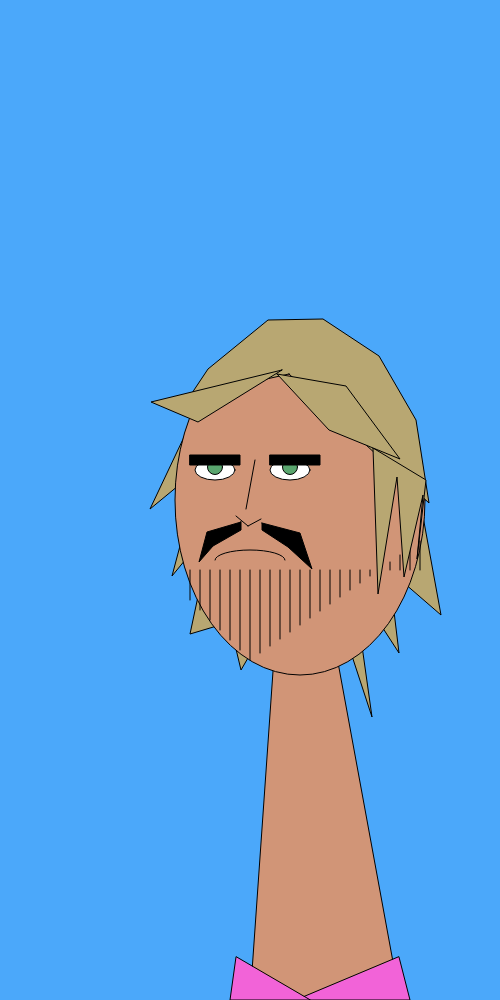
Frame 1 (no input)
Frame 60 (no input): identical to frame 1, image omitted
Frame 120 (the mouse pressed at the canvas centre since frame 60): identical to frame 1, image omitted

The p5.js sketch that drew this single still picture (run headless with seeded random() and noise() and a simulated clock; from frame 60 on, the mouse is pressed at the canvas centre):

// p5.js sketch
// ── sketch.js

function setup() {

  createCanvas(500, 1000);
}

function draw() {
  background(75, 168, 250)
  hairback() // I had to make multiple layers for the hair 
  head()
  face()
  facehair()
  beardlines()
  hairfront()
  shirt()
  happy()
}
//bit of the example grid I cannibalized
function XY (){
 fill(0); 
  textSize(14);//changes the font size
  text(mouseX,400,300);//displays the x coordinate
  text(mouseY,20,300);//displays the y coordinate
  }

function head (){
    fill (209, 149, 119)
  beginShape ()
  vertex (337, 657)
  vertex (274, 657)
  vertex (250, 1000)
  vertex (400, 1000)
  endShape (CLOSE)
  
  fill (209, 149, 119)
  ellipse (300, 500, 250, 350)  
}

function face (){
  fill (255)
  ellipse (215, 470, 40, 20)
  
  fill (255)
  ellipse (290, 470, 40, 20)
  //above are the eyeballs, below are the pupils
  fill (90, 166, 111)
  ellipse (215, 467, 15, 15)
  
  fill (90, 166, 111)
  ellipse (290, 467, 15, 15)
 
  line (255, 460, 246, 509)
  
  beginShape(LINES)
  vertex (236, 516)
  vertex (248, 526)
  vertex (248, 526)
  vertex (261, 519)
  endShape ()
}

function facehair(){
  fill (0)
  beginShape ()
  vertex (262, 523)
  vertex (300, 533)
  vertex (312, 569)
  vertex (288, 547)
  vertex (262, 530)
  endShape (CLOSE)
  
  fill (0)
  beginShape()
  vertex (241, 522)
  vertex (241, 530)
  vertex (213, 546)
  vertex (199, 562)
  vertex (207, 532)
  endShape (CLOSE)
  
  fill (0)
  rect (190, 455, 50, 10)
  
  fill (0)
  rect (270, 455, 50, 10)
}

function beardlines (){
  var x = 190;
  var y = 600
  while (x < 430){
    line (x, 570, x, y)
    x = x + 10;
    if (x < 255){
    y = y + 10;
    }else{
      y = y - 7
    }
    }  
}

function hairfront(){
  
  fill (184, 167, 114)
  beginShape ()
  vertex (289, 374)
  vertex (190, 396)
  vertex (208, 369)
  vertex (268, 320)
  vertex (323, 319)
  vertex (379, 356)
  vertex (379, 356)
  vertex (416, 420)
  vertex (429, 503)
  endShape (CLOSE)
  
  fill (184, 167, 114)
  beginShape ()
  vertex (373, 448)
  vertex (378, 594)
  vertex (397, 477)
  vertex (404, 577)
  vertex (423, 495)
  vertex (417, 559)
  vertex (426, 480)
  endShape (CLOSE)
  
  fill (184, 167, 114)
  beginShape()
  vertex (277, 374)
  vertex (329, 430)
  vertex (400, 459)
  vertex (346, 386)
  endShape (CLOSE)
  
  fill (184, 167, 114)
  beginShape ()
  vertex (282, 370)
  vertex (198, 422)
  vertex (151, 402)
  vertex (200, 390)
  endShape (CLOSE)
  
}

function hairback (){
  fill (184, 167, 114)
  beginShape ()
  vertex (185, 435)
  vertex (150, 509)
  vertex (201, 467)
  vertex (172, 576)
  vertex (213, 526)
  vertex (190, 634)
  vertex (277, 608)
  vertex (241, 670)
  endShape (CLOSE)
  
  fill (184, 167, 114)
  beginShape ()
  vertex (420, 500)
  vertex (441,615)
  vertex (389, 570)
  vertex (399, 653)
  vertex (353, 582)
  vertex (372, 717)
  vertex (334, 601)
  endShape (CLOSE)
}

function shirt (){
  fill (242, 99, 216)
  triangle (296, 1000, 410, 1000, 399, 957 )
  fill (242, 99, 216)
  triangle (236, 957, 230, 1000, 310, 1000)
}

function happy (){
  if (keyCode === 72){
    
  noFill ()
  arc (250,560, 70, 20, TWO_PI, PI, OPEN)
  }else{
  noFill ()
  arc (250,560, 70, 20, PI, TWO_PI, OPEN)
  }
}

function sad (){
  if (keyCode === 83){
    
  noFill ()
  arc (250,560, 70, 20, PI, TWO_PI, OPEN)
  }else{
  noFill ()
  arc (250,560, 70, 20, TWO_PI, PI, OPEN)
  }
}
// ── style.css
html, body {
  margin: 0;
  padding: 0;
  background-color: black
  color: white
}
canvas {
  display: block;
}
 h1 {text-align: center; }
	 p {font-size: 20px; }
